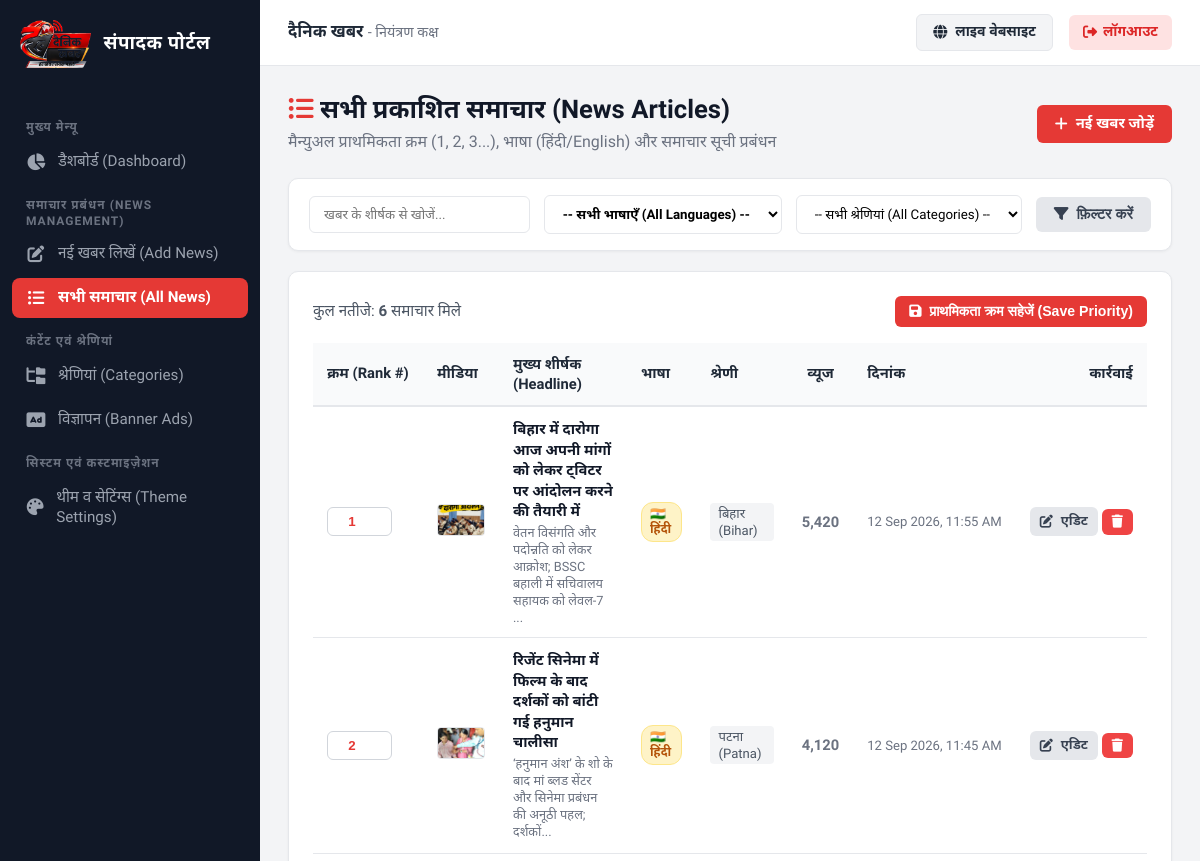
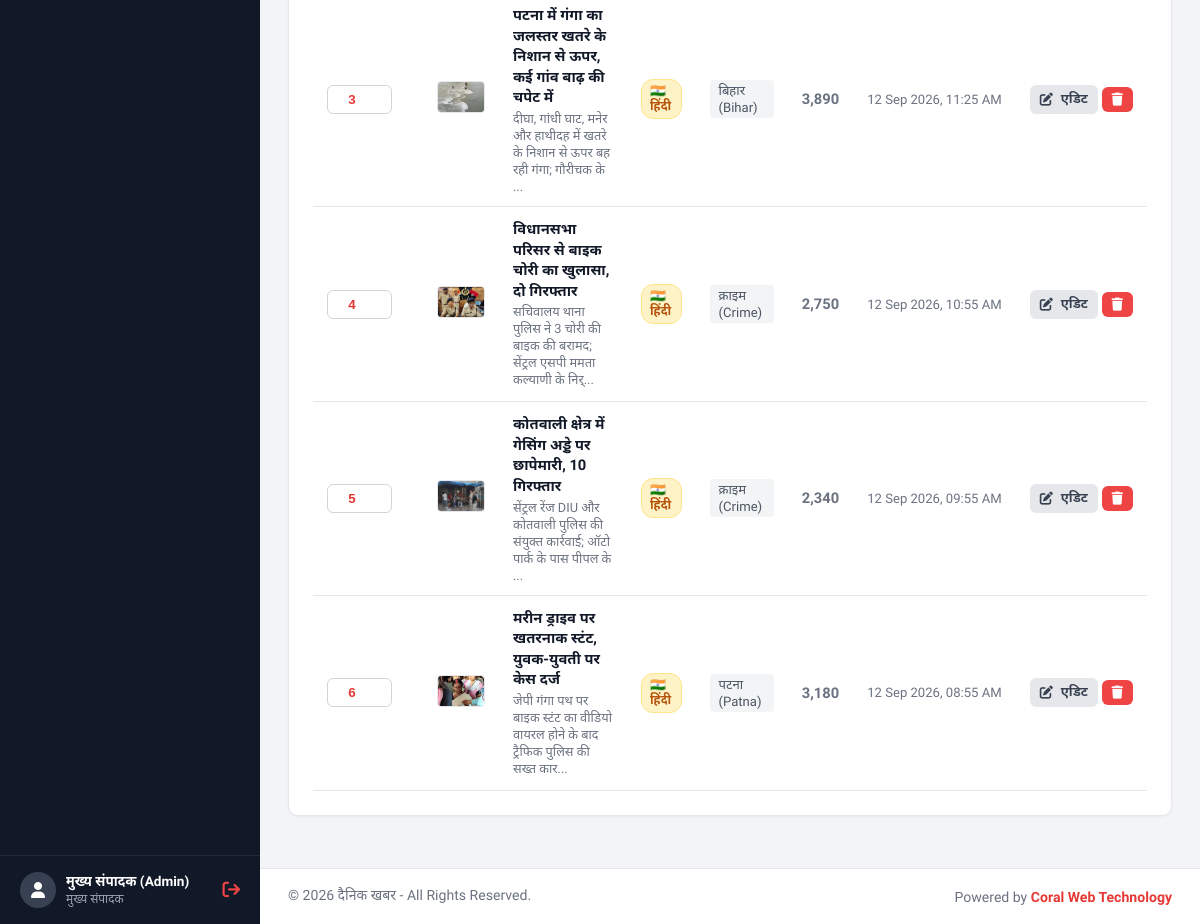
Page /admin/news/index.php (signed in) on the committed database (2 pictures, top to bottom).
### tables this page shows
CREATE TABLE `settings` (
  `id` INT AUTO_INCREMENT PRIMARY KEY,
  `site_title` VARCHAR(150) NOT NULL DEFAULT 'दैनिक खबर',
  `tagline` VARCHAR(255) NOT NULL DEFAULT 'सच्ची और निष्पक्ष पत्रकारिता का सशक्त डिजिटल मंच',
  `theme_color` VARCHAR(20) NOT NULL DEFAULT '#e53935',
  `logo_url` VARCHAR(255) DEFAULT 'assets/images/logo.svg',
  `epaper_link` VARCHAR(255) DEFAULT 'https://epaper.dainikkhabr.com',
  `created_at` TIMESTAMP DEFAULT CURRENT_TIMESTAMP,
  `updated_at` TIMESTAMP DEFAULT CURRENT_TIMESTAMP ON UPDATE CURRENT_TIMESTAMP
);

CREATE TABLE `news` (
  `id` INT AUTO_INCREMENT PRIMARY KEY,
  `category_id` INT NOT NULL,
  `language` VARCHAR(10) NOT NULL DEFAULT 'hi',
  `headline` VARCHAR(500) NOT NULL,
  `subheadline` VARCHAR(500) DEFAULT NULL,
  `slug` VARCHAR(550) NOT NULL UNIQUE,
  `content` LONGTEXT NOT NULL,
  `media_type` ENUM('image', 'video_upload', 'video_embed') NOT NULL DEFAULT 'image',
  `media_url` VARCHAR(500) NOT NULL,
  `priority_order` INT DEFAULT 0,
  `is_breaking` TINYINT(1) DEFAULT 0,
  `views` INT DEFAULT 0,
  `created_at` TIMESTAMP DEFAULT CURRENT_TIMESTAMP,
  `updated_at` TIMESTAMP DEFAULT CURRENT_TIMESTAMP ON UPDATE CURRENT_TIMESTAMP,
  FOREIGN KEY (`category_id`) REFERENCES `categories` (`id`) ON DELETE CASCADE
);

CREATE TABLE `categories` (
  `id` INT AUTO_INCREMENT PRIMARY KEY,
  `name` VARCHAR(100) NOT NULL,
  `slug` VARCHAR(120) NOT NULL UNIQUE,
  `icon` VARCHAR(50) DEFAULT 'fa-newspaper',
  `display_order` INT DEFAULT 0,
  `status` TINYINT(1) DEFAULT 1,
  `created_at` TIMESTAMP DEFAULT CURRENT_TIMESTAMP
);

### admin/news/index.php (the view, shortened to what the rows shown need)
<?php
require_once __DIR__ . '/../includes/auth.php';
$sql = "SELECT n.*, c.name as category_name
        FROM news n
        LEFT JOIN categories c ON n.category_id = c.id
        WHERE 1=1 ";
$params = [];
$sql .= " ORDER BY n.priority_order ASC, n.created_at DESC";
$news_list = [];
if ($pdo) {
    try {
        $stmt = $pdo->prepare($sql);
        $stmt->execute($params);
        $news_list = $stmt->fetchAll();
    } catch (PDOException $e) {
        error_log($e->getMessage());
    }
}
require_once __DIR__ . '/../includes/header.php';
?>
<div class="page-header">
    <div>
        <h1><i class="fa-solid fa-list-ul" style="color:var(--admin-theme);"></i> सभी प्रकाशित समाचार (News Articles)</h1>
    </div>
</div>
<form method="POST" action="">
    <div class="card">
        <?php if (!empty($news_list)): ?>
            <div style="overflow-x: auto;">
                <table style="width: 100%; border-collapse: collapse; text-align: left; font-size: 0.92rem;">
                    <thead>
                        <tr style="border-bottom: 2px solid var(--admin-border); background: #f9fafb;">
                            <th style="padding: 12px 14px; width: 110px;">क्रम (Rank #)</th>
                            <th style="padding: 12px 14px;">मीडिया</th>
                            <th style="padding: 12px 14px;">मुख्य शीर्षक (Headline)</th>
                            <th style="padding: 12px 14px;">भाषा</th>
                            <th style="padding: 12px 14px;">श्रेणी</th>
                            <th style="padding: 12px 14px; text-align:center;">व्यूज</th>
                            <th style="padding: 12px 14px;">दिनांक</th>
                            <th style="padding: 12px 14px; text-align: right;">कार्रवाई</th>
                        </tr>
                    </thead>
                    <tbody>
                        <?php foreach ($news_list as $news): ?>
                            <tr style="border-bottom: 1px solid var(--admin-border);">
                                <td style="padding: 12px 14px;">
                                    <input type="number" name="priorities[<?php echo $news['id']; ?>]" value="<?php echo (int)$news['priority_order']; ?>" min="1" max="9999" style="width: 65px; padding: 6px 8px; border: 1px solid #d1d5db; border-radius: 6px; text-align: center; font-weight: 700; color: var(--admin-theme);">
                                </td>
                                <td style="padding: 12px 14px; width: 60px;">
                                    <?php if ($news['media_type'] === 'video_embed' || $news['media_type'] === 'video_upload'): ?>
                                        <div style="width: 48px; height: 32px; background: #fee2e2; color: #dc2626; border-radius: 4px; display: flex; align-items: center; justify-content: center; font-size: 1.1rem;">
                                             <i class="fa-solid fa-circle-play"></i>
                                        </div>
                                    <?php else: ?>
                                        <img src="<?php echo get_media_url($news['media_url'], $news['media_type']); ?>" alt="" style="width: 48px; height: 32px; object-fit: cover; border-radius: 4px; border: 1px solid #e5e7eb;">
                                    <?php endif; ?>
                                </td>
                                <td style="padding: 12px 14px; max-width: 360px;">
                                    <a href="<?php echo SITE_URL; ?>/article.php?slug=<?php echo urlencode($news['slug']); ?>" target="_blank" style="color: #111827; font-weight: 600; text-decoration: none; line-height: 1.4; display: block;">
                                        <?php echo htmlspecialchars($news['headline']); ?>
                                    </a>
                                    <?php if (!empty($news['subheadline'])): ?>
                                        <div style="font-size: 0.8rem; color: #6b7280; margin-top: 3px;">
                                            <?php echo htmlspecialchars(mb_substr($news['subheadline'], 0, 80)) . (mb_strlen($news['subheadline']) > 80 ? '...' : ''); ?>
                                        </div>
                                    <?php endif; ?>
                                </td>
                                <td style="padding: 12px 14px;">
                                    <?php if (($news['language'] ?? 'hi') === 'en'): ?>
                                        <span style="display:inline-flex; align-items:center; gap:4px; font-size:0.78rem; padding:3px 8px; background:#eff6ff; color:#1d4ed8; border:1px solid #bfdbfe; border-radius:12px; font-weight:700;">
                                            🌐 English
                                        </span>
                                    <?php else: ?>
                                        <span style="display:inline-flex; align-items:center; gap:4px; font-size:0.78rem; padding:3px 8px; background:#fef3c7; color:#b45309; border:1px solid #fde68a; border-radius:12px; font-weight:700;">
                                            🇮🇳 हिंदी
                                        </span>
                                    <?php endif; ?>
                                </td>
                                <td style="padding: 12px 14px; color: #4b5563; font-weight: 500;">
                                    <span style="display:inline-block; padding: 3px 8px; background: #f3f4f6; border-radius: 4px; font-size: 0.82rem;">
                                        <?php echo htmlspecialchars($news['category_name'] ?? 'सामान्य'); ?>
                                    </span>
                                </td>
                                <td style="padding: 12px 14px; text-align: center; color: #6b7280; font-weight: 600;">
                                    <?php echo number_format($news['views']); ?>
                                </td>
                                <td style="padding: 12px 14px; color: #6b7280; font-size: 0.82rem; white-space: nowrap;">
                                    <?php echo date('d M Y, h:i A', strtotime($news['created_at'])); ?>
                                </td>
                                <td style="padding: 12px 14px; text-align: right; white-space: nowrap;">
                                    <a href="<?php echo SITE_URL; ?>/admin/news/edit.php?id=<?php echo $news['id']; ?>" class="btn btn-secondary" style="padding: 6px 10px; font-size: 0.82rem;" title="संपादित करें">
                                        <i class="fa-solid fa-pen-to-square"></i> एडिट
                                    </a>
                                    <a href="<?php echo SITE_URL; ?>/admin/news/delete.php?id=<?php echo $news['id']; ?>" class="btn btn-danger" style="padding: 6px 10px; font-size: 0.82rem;" title="हटाएं" onclick="return confirm('क्या आप वाकई इस समाचार को हटाना चाहते हैं?');">
                                        <i class="fa-solid fa-trash"></i>
                                    </a>
                                </td>
                            </tr>
                        <?php endforeach; ?>
                    </tbody>
                </table>
            </div>
        <?php else: ?>
            <div style="text-align: center; padding: 40px; color: #6b7280;">
                <p>कोई समाचार उपलब्ध नहीं है।</p>
            </div>
        <?php endif; ?>
    </div>
</form>
<?php require_once __DIR__ . '/../includes/footer.php'; ?>

### admin/includes/header.php (shortened to what the rows shown need)
<?php
$site_settings = get_site_settings();
?>
<!DOCTYPE html>
<html lang="hi">
<head>
    <link rel="stylesheet" href="https://cdnjs.cloudflare.com/ajax/libs/font-awesome/6.5.1/css/all.min.css">
    <link href="https://cdn.jsdelivr.net/npm/summernote@0.8.18/dist/summernote-lite.min.css" rel="stylesheet">
</head>
<body>
    <div class="admin-main">
        <header class="admin-topbar">
            <div class="topbar-left">
                <h3 style="font-size:1.05rem; font-weight:700; color:#1f2937;">
                    <?php echo htmlspecialchars($site_settings['site_title'] ?? 'दैनिक खबर'); ?> <span style="font-weight:400; color:#6b7280; font-size:0.9rem;">- नियंत्रण कक्ष</span>
                </h3>
            </div>
        </header>
        <main class="admin-body">

### admin/includes/footer.php (shortened to what the rows shown need)
        </main>
        <footer style="padding: 18px 28px; background: #ffffff; border-top: 1px solid var(--admin-border); font-size: 0.88rem; color: #6b7280; display: flex; justify-content: space-between; align-items: center; flex-wrap: wrap; gap: 10px;">
            <div>
                &copy; <?php echo date('Y'); ?> <?php echo htmlspecialchars($site_settings['site_title'] ?? 'दैनिक खबर'); ?> - All Rights Reserved.
            </div>
            <div>
                Powered by <a href="https://coralwebtechnology.com/" target="_blank" style="color: var(--admin-theme); text-decoration: none; font-weight: 600;">Coral Web Technology</a>
            </div>
        </footer>
    </div>
</body>
</html>

### rows in the picture
settings: site_title "दैनिक खबर"
news: id+priority_order "1", media_url+media_type (picture), headline "बिहार में दारोगा आज अपनी मांगों को लेकर ट्विटर पर आंदोलन करने की तैयारी में", subheadline "वेतन विसंगति और पदोन्नति को लेकर आक्रोश; BSSC बहाली में सचिवालय सहायक को लेवल-7", language "🇮🇳 हिंदी", category.name "बिहार (Bihar)", views "5,420", created_at "12 Sep 2026, 11:55 AM"
news: id+priority_order "2", media_url+media_type (picture), headline "रिजेंट सिनेमा में फिल्म के बाद दर्शकों को बांटी गई हनुमान चालीसा", subheadline "‘हनुमान अंश’ के शो के बाद मां ब्लड सेंटर और सिनेमा प्रबंधन की अनूठी पहल; दर्शकों", language "🇮🇳 हिंदी", category.name "पटना (Patna)", views "4,120", created_at "12 Sep 2026, 11:45 AM"
news: id+priority_order "3", media_url+media_type (picture), headline "पटना में गंगा का जलस्तर खतरे के निशान से ऊपर, कई गांव बाढ़ की चपेट में", subheadline "दीघा, गांधी घाट, मनेर और हाथीदह में खतरे के निशान से ऊपर बह रही गंगा; गौरीचक के", language "🇮🇳 हिंदी", category.name "बिहार (Bihar)", views "3,890", created_at "12 Sep 2026, 11:25 AM"
news: id+priority_order "4", media_url+media_type (picture), headline "विधानसभा परिसर से बाइक चोरी का खुलासा, दो गिरफ्तार", subheadline "सचिवालय थाना पुलिस ने 3 चोरी की बाइक की बरामद; सेंट्रल एसपी ममता कल्याणी के निर्", language "🇮🇳 हिंदी", category.name "क्राइम (Crime)", views "2,750", created_at "12 Sep 2026, 10:55 AM"
news: id+priority_order "5", media_url+media_type (picture), headline "कोतवाली क्षेत्र में गेसिंग अड्डे पर छापेमारी, 10 गिरफ्तार", subheadline "सेंट्रल रेंज DIU और कोतवाली पुलिस की संयुक्त कार्रवाई; ऑटो पार्क के पास पीपल के", language "🇮🇳 हिंदी", category.name "क्राइम (Crime)", views "2,340", created_at "12 Sep 2026, 09:55 AM"
news: id+priority_order "6", media_url+media_type (picture), headline "मरीन ड्राइव पर खतरनाक स्टंट, युवक-युवती पर केस दर्ज", subheadline "जेपी गंगा पथ पर बाइक स्टंट का वीडियो वायरल होने के बाद ट्रैफिक पुलिस की सख्त कार", language "🇮🇳 हिंदी", category.name "पटना (Patna)", views "3,180", created_at "12 Sep 2026, 08:55 AM"

### other values in the picture
$_SESSION['admin_name'] "मुख्य संपादक (Admin)"
count($news_list) "6"
